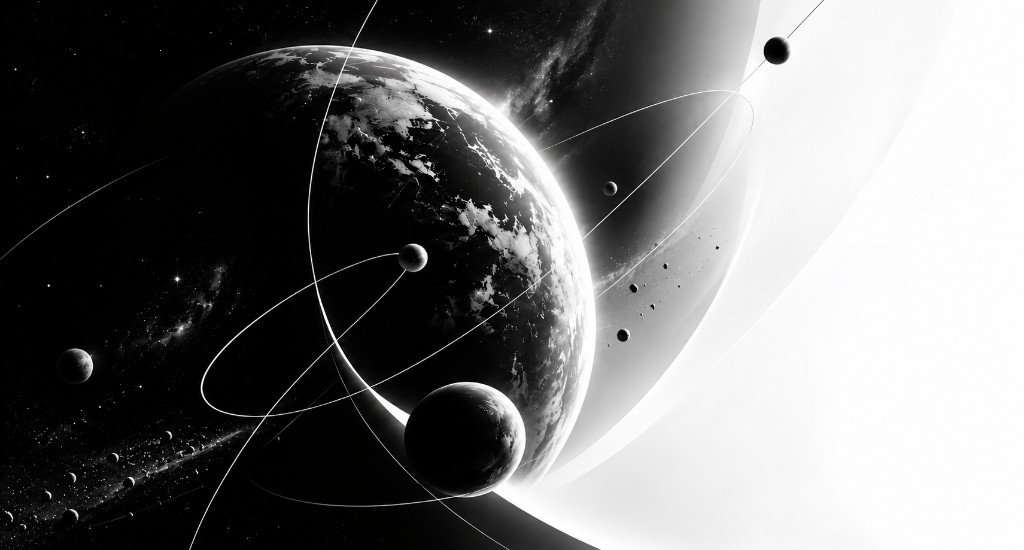
#> input picture Frontend-app/assets/images/cosmos-bg.png, 1024 x 550 px, given in place of 1948be_images_image-fe1a5109-1056-480b-92eb-73f653fe5c60.png, which was not available
$ python process-rexon-icon.py
#> lines starting #> are read from the running program, lines starting #| are printed output that depends on the picture
#> in main, raw is the input picture: PIL image 1024x550 RGB; mean R, G, B 112.9, 112.9, 112.9
"""REXON orbit icon — mark + favicon source (transparent bg)."""
from pathlib import Path

from PIL import Image

BLACK_THRESHOLD = 42
SRC = Path(
    r"C:\Users\Admin\.cursor\projects\c-Users-Admin-Desktop-Astra-social-network\assets"
    r"\c__Users_Admin_AppData_Roaming_Cursor_User_workspaceStorage_a3b9c88e16a6478b0317518bba1948be_images_image-fe1a5109-1056-480b-92eb-73f653fe5c60.png"
)
ROOT = Path(__file__).resolve().parents[1]
PUB = ROOT / "public"


def remove_black_bg(img: Image.Image) -> Image.Image:
    img = img.convert("RGBA")
    px = img.load()
    w, h = img.size
#> w = 1024; h = 550
    for y in range(h):
        for x in range(w):
            r, g, b, a = px[x, y]
            if r <= BLACK_THRESHOLD and g <= BLACK_THRESHOLD and b <= BLACK_THRESHOLD:
                px[x, y] = (0, 0, 0, 0)
    return img


def to_light_variant(img: Image.Image) -> Image.Image:
    img = img.convert("RGBA")
    px = img.load()
    w, h = img.size
    for y in range(h):
        for x in range(w):
            r, g, b, a = px[x, y]
            if a == 0:
                continue
            lum = int((r + g + b) / 3)
            alpha = max(a, lum)
            if lum < 12:
                px[x, y] = (0, 0, 0, 0)
            else:
                px[x, y] = (0, 0, 0, alpha)
    return img


def trim_square(img: Image.Image, padding: float = 0.12) -> Image.Image:
#> called with padding = 0.12
    bbox = img.getbbox()
#> bbox = (0, 0, 1024, 550)
    if not bbox:
        return img
    img = img.crop(bbox)
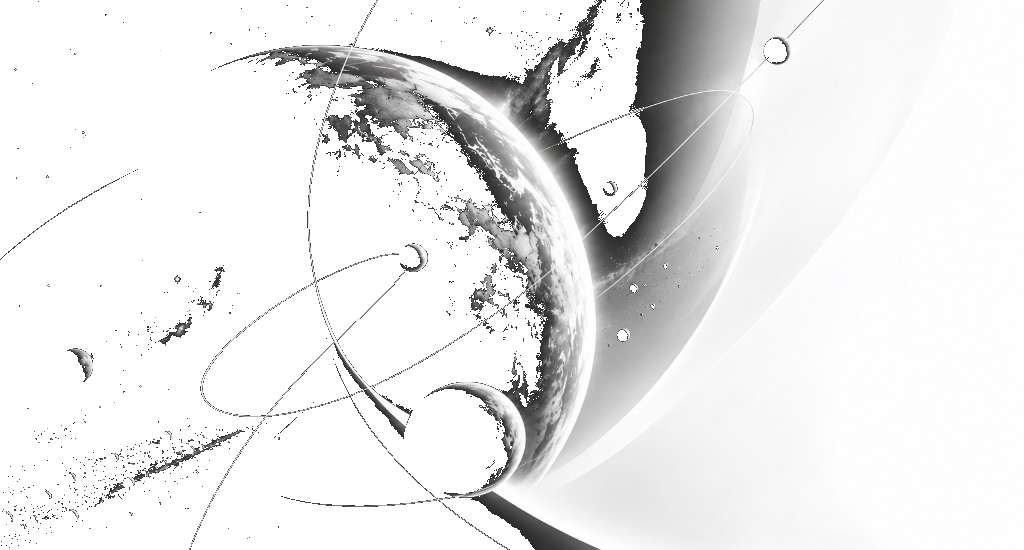
#> img: PIL image 1024x550 RGBA; mean R, G, B, A 110.2, 110.2, 110.2, 131.4; transparent parts drawn white
    w, h = img.size
#> w = 1024; h = 550
    side = max(w, h)
#> side = 1024
    pad = int(side * padding)
#> pad = 122
    side += pad * 2
#> side = 1268
    sq = Image.new("RGBA", (side, side), (0, 0, 0, 0))
#> sq: PIL image 1268x1268 RGBA; every value is 0
    sq.paste(img, ((side - w) // 2, (side - h) // 2), img)
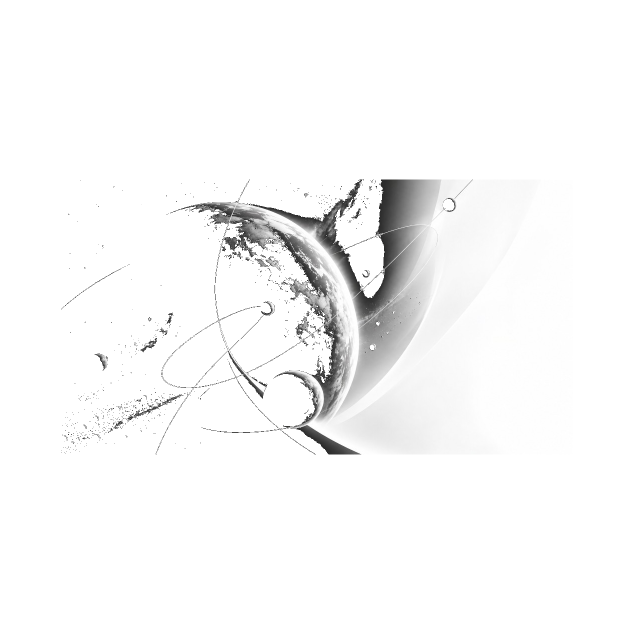
#> sq: PIL image 1268x1268 RGBA (shown at 1/2 size); mean R, G, B, A 38.6, 38.6, 38.6, 46; transparent parts drawn white
    return sq


def main() -> None:
    raw = Image.open(SRC)
    dark = trim_square(remove_black_bg(raw))
    light = to_light_variant(dark.copy())
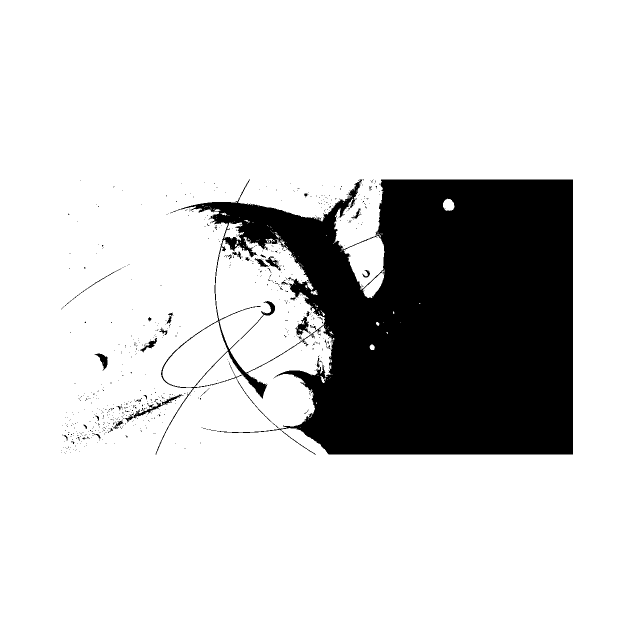
#> light: PIL image 1268x1268 RGBA (shown at 1/2 size); mean R, G, B, A 0, 0, 0, 46; transparent parts drawn white

    paths = {
        PUB / "rexon-icon.png": dark,
        PUB / "rexon-mark-dark.png": dark,
        PUB / "rexon-mark.png": light,
    }
    for path, img in paths.items():
        img.save(path, "PNG")
        print("wrote", path)
#> this loop made 3 passes
#| wrote frontend/public/rexon-icon.png
#| wrote frontend/public/rexon-mark-dark.png
#| wrote frontend/public/rexon-mark.png


if __name__ == "__main__":
    main()
